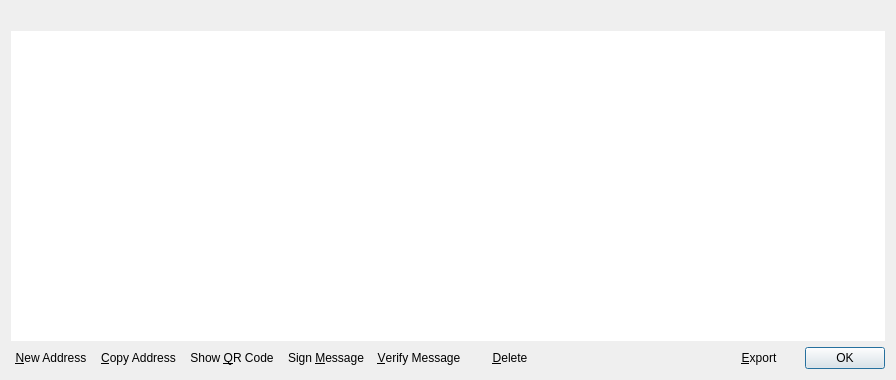
<?xml version="1.0" encoding="UTF-8"?>
<ui version="4.0">
 <class>AddressBookPage</class>
 <widget class="QWidget" name="AddressBookPage">
  <property name="geometry">
   <rect>
    <x>0</x>
    <y>0</y>
    <width>896</width>
    <height>380</height>
   </rect>
  </property>
  <property name="windowTitle">
   <string>Address Book</string>
  </property>
  <layout class="QVBoxLayout" name="verticalLayout">
   <item>
    <widget class="QLabel" name="labelExplanation">
     <property name="textFormat">
      <enum>Qt::PlainText</enum>
     </property>
     <property name="wordWrap">
      <bool>true</bool>
     </property>
    </widget>
   </item>
   <item>
    <widget class="QTableView" name="tableView">
     <property name="contextMenuPolicy">
      <enum>Qt::CustomContextMenu</enum>
     </property>
     <property name="toolTip">
      <string>Double-click to edit address or label</string>
     </property>
     <property name="frameShape">
      <enum>QFrame::NoFrame</enum>
     </property>
     <property name="frameShadow">
      <enum>QFrame::Plain</enum>
     </property>
     <property name="lineWidth">
      <number>0</number>
     </property>
     <property name="tabKeyNavigation">
      <bool>false</bool>
     </property>
     <property name="selectionMode">
      <enum>QAbstractItemView::SingleSelection</enum>
     </property>
     <property name="selectionBehavior">
      <enum>QAbstractItemView::SelectRows</enum>
     </property>
     <property name="sortingEnabled">
      <bool>true</bool>
     </property>
     <attribute name="verticalHeaderVisible">
      <bool>false</bool>
     </attribute>
    </widget>
   </item>
   <item>
    <layout class="QHBoxLayout" name="horizontalLayout">
     <item>
      <widget class="QPushButton" name="newAddress">
       <property name="toolTip">
        <string>Create a new address</string>
       </property>
       <property name="text">
        <string>&amp;New Address</string>
       </property>
       <property name="icon">
        <iconset resource="../bitcoin.qrc">
         <normaloff>:/icons/add</normaloff>:/icons/add</iconset>
       </property>
       <property name="flat">
        <bool>true</bool>
       </property>
      </widget>
     </item>
     <item>
      <widget class="QPushButton" name="copyAddress">
       <property name="toolTip">
        <string>Copy the currently selected address to the system clipboard</string>
       </property>
       <property name="text">
        <string>&amp;Copy Address</string>
       </property>
       <property name="icon">
        <iconset resource="../bitcoin.qrc">
         <normaloff>:/icons/editcopy</normaloff>:/icons/editcopy</iconset>
       </property>
       <property name="flat">
        <bool>true</bool>
       </property>
      </widget>
     </item>
     <item>
      <widget class="QPushButton" name="showQRCode">
       <property name="text">
        <string>Show &amp;QR Code</string>
       </property>
       <property name="icon">
        <iconset resource="../bitcoin.qrc">
         <normaloff>:/icons/qrcode</normaloff>:/icons/qrcode</iconset>
       </property>
       <property name="flat">
        <bool>true</bool>
       </property>
      </widget>
     </item>
     <item>
      <widget class="QPushButton" name="signMessage">
       <property name="toolTip">
        <string>Sign a message to prove you own a AtheistCoin address</string>
       </property>
       <property name="text">
        <string>Sign &amp;Message</string>
       </property>
       <property name="icon">
        <iconset resource="../bitcoin.qrc">
         <normaloff>:/icons/edit</normaloff>:/icons/edit</iconset>
       </property>
       <property name="flat">
        <bool>true</bool>
       </property>
      </widget>
     </item>
     <item>
      <widget class="QPushButton" name="verifyMessage">
       <property name="toolTip">
        <string>Verify a message to ensure it was signed with a specified AtheistCoin address</string>
       </property>
       <property name="text">
        <string>&amp;Verify Message</string>
       </property>
       <property name="icon">
        <iconset resource="../bitcoin.qrc">
         <normaloff>:/icons/transaction_0</normaloff>:/icons/transaction_0</iconset>
       </property>
       <property name="flat">
        <bool>true</bool>
       </property>
      </widget>
     </item>
     <item>
      <widget class="QPushButton" name="deleteAddress">
       <property name="toolTip">
        <string>Delete the currently selected address from the list</string>
       </property>
       <property name="text">
        <string>&amp;Delete</string>
       </property>
       <property name="icon">
        <iconset resource="../bitcoin.qrc">
         <normaloff>:/icons/remove</normaloff>:/icons/remove</iconset>
       </property>
       <property name="flat">
        <bool>true</bool>
       </property>
      </widget>
     </item>
     <item>
      <spacer name="horizontalSpacer">
       <property name="orientation">
        <enum>Qt::Horizontal</enum>
       </property>
       <property name="sizeHint" stdset="0">
        <size>
         <width>40</width>
         <height>20</height>
        </size>
       </property>
      </spacer>
     </item>
     <item>
      <widget class="QPushButton" name="exportButton">
       <property name="toolTip">
        <string>Export the data in the current tab to a file</string>
       </property>
       <property name="text">
        <string>&amp;Export</string>
       </property>
       <property name="icon">
        <iconset resource="../bitcoin.qrc">
         <normaloff>:/icons/export</normaloff>:/icons/export</iconset>
       </property>
       <property name="flat">
        <bool>true</bool>
       </property>
      </widget>
     </item>
     <item>
      <widget class="QDialogButtonBox" name="buttonBox">
       <property name="sizePolicy">
        <sizepolicy hsizetype="Maximum" vsizetype="Fixed">
         <horstretch>0</horstretch>
         <verstretch>0</verstretch>
        </sizepolicy>
       </property>
       <property name="standardButtons">
        <set>QDialogButtonBox::Ok</set>
       </property>
      </widget>
     </item>
    </layout>
   </item>
  </layout>
 </widget>
 <resources>
  <include location="../bitcoin.qrc"/>
 </resources>
 <connections/>
</ui>
